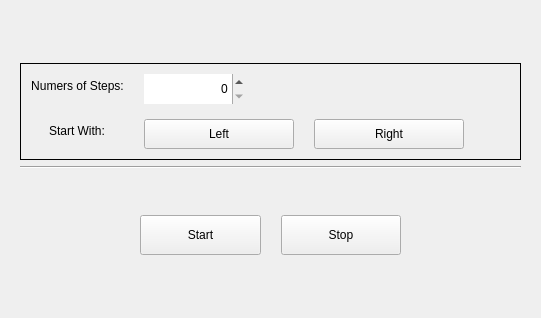
<?xml version="1.0" encoding="UTF-8"?>
<ui version="4.0">
 <class>ControlForm</class>
 <widget class="QWidget" name="ControlForm">
  <property name="geometry">
   <rect>
    <x>0</x>
    <y>0</y>
    <width>541</width>
    <height>318</height>
   </rect>
  </property>
  <layout class="QVBoxLayout" name="ControlForm">
   <property name="leftMargin">
    <number>20</number>
   </property>
   <property name="rightMargin">
    <number>20</number>
   </property>
   <item>
    <spacer name="verticalSpacer_3">
     <property name="orientation">
      <enum>Qt::Vertical</enum>
     </property>
     <property name="sizeHint" stdset="0">
      <size>
       <width>20</width>
       <height>40</height>
      </size>
     </property>
    </spacer>
   </item>
   <item>
    <widget class="QFrame" name="formFrame">
     <property name="frameShape">
      <enum>QFrame::Box</enum>
     </property>
     <layout class="QFormLayout" name="formLayout">
      <property name="labelAlignment">
       <set>Qt::AlignCenter</set>
      </property>
      <property name="formAlignment">
       <set>Qt::AlignHCenter|Qt::AlignTop</set>
      </property>
      <property name="horizontalSpacing">
       <number>20</number>
      </property>
      <property name="verticalSpacing">
       <number>15</number>
      </property>
      <property name="leftMargin">
       <number>10</number>
      </property>
      <property name="topMargin">
       <number>10</number>
      </property>
      <property name="rightMargin">
       <number>10</number>
      </property>
      <property name="bottomMargin">
       <number>10</number>
      </property>
      <item row="0" column="0">
       <widget class="QLabel" name="label_5">
        <property name="text">
         <string>&lt;html&gt;&lt;head/&gt;&lt;body&gt;&lt;p align=&quot;center&quot;&gt;Numers of Steps:&lt;/p&gt;&lt;/body&gt;&lt;/html&gt;</string>
        </property>
        <property name="scaledContents">
         <bool>true</bool>
        </property>
       </widget>
      </item>
      <item row="1" column="0">
       <widget class="QLabel" name="label_4">
        <property name="text">
         <string>&lt;html&gt;&lt;head/&gt;&lt;body&gt;&lt;p align=&quot;center&quot;&gt;Start With:&lt;/p&gt;&lt;/body&gt;&lt;/html&gt;</string>
        </property>
        <property name="scaledContents">
         <bool>true</bool>
        </property>
       </widget>
      </item>
      <item row="1" column="1">
       <layout class="QHBoxLayout" name="horizontalLayout_9">
        <property name="spacing">
         <number>20</number>
        </property>
        <item>
         <widget class="QPushButton" name="pushButton_2">
          <property name="sizePolicy">
           <sizepolicy hsizetype="Fixed" vsizetype="Fixed">
            <horstretch>0</horstretch>
            <verstretch>0</verstretch>
           </sizepolicy>
          </property>
          <property name="minimumSize">
           <size>
            <width>150</width>
            <height>30</height>
           </size>
          </property>
          <property name="maximumSize">
           <size>
            <width>400</width>
            <height>30</height>
           </size>
          </property>
          <property name="text">
           <string>Left</string>
          </property>
         </widget>
        </item>
        <item>
         <widget class="QPushButton" name="stepButton">
          <property name="sizePolicy">
           <sizepolicy hsizetype="Fixed" vsizetype="MinimumExpanding">
            <horstretch>0</horstretch>
            <verstretch>0</verstretch>
           </sizepolicy>
          </property>
          <property name="minimumSize">
           <size>
            <width>150</width>
            <height>30</height>
           </size>
          </property>
          <property name="maximumSize">
           <size>
            <width>400</width>
            <height>30</height>
           </size>
          </property>
          <property name="sizeIncrement">
           <size>
            <width>0</width>
            <height>0</height>
           </size>
          </property>
          <property name="text">
           <string>Right</string>
          </property>
          <property name="autoDefault">
           <bool>false</bool>
          </property>
         </widget>
        </item>
        <item>
         <spacer name="horizontalSpacer_7">
          <property name="orientation">
           <enum>Qt::Horizontal</enum>
          </property>
          <property name="sizeHint" stdset="0">
           <size>
            <width>40</width>
            <height>20</height>
           </size>
          </property>
         </spacer>
        </item>
       </layout>
      </item>
      <item row="0" column="1">
       <layout class="QHBoxLayout" name="horizontalLayout_10">
        <item>
         <widget class="QSpinBox" name="spinBox">
          <property name="sizePolicy">
           <sizepolicy hsizetype="Preferred" vsizetype="Preferred">
            <horstretch>0</horstretch>
            <verstretch>0</verstretch>
           </sizepolicy>
          </property>
          <property name="minimumSize">
           <size>
            <width>100</width>
            <height>30</height>
           </size>
          </property>
          <property name="maximumSize">
           <size>
            <width>200</width>
            <height>16777215</height>
           </size>
          </property>
          <property name="frame">
           <bool>false</bool>
          </property>
          <property name="alignment">
           <set>Qt::AlignRight|Qt::AlignTrailing|Qt::AlignVCenter</set>
          </property>
         </widget>
        </item>
        <item>
         <spacer name="horizontalSpacer_8">
          <property name="orientation">
           <enum>Qt::Horizontal</enum>
          </property>
          <property name="sizeHint" stdset="0">
           <size>
            <width>40</width>
            <height>20</height>
           </size>
          </property>
         </spacer>
        </item>
       </layout>
      </item>
     </layout>
    </widget>
   </item>
   <item>
    <widget class="Line" name="line_3">
     <property name="orientation">
      <enum>Qt::Horizontal</enum>
     </property>
    </widget>
   </item>
   <item>
    <layout class="QHBoxLayout" name="horizontalLayout_5">
     <property name="spacing">
      <number>20</number>
     </property>
     <property name="topMargin">
      <number>40</number>
     </property>
     <item>
      <spacer name="horizontalSpacer_3">
       <property name="orientation">
        <enum>Qt::Horizontal</enum>
       </property>
       <property name="sizeType">
        <enum>QSizePolicy::Expanding</enum>
       </property>
       <property name="sizeHint" stdset="0">
        <size>
         <width>40</width>
         <height>20</height>
        </size>
       </property>
      </spacer>
     </item>
     <item>
      <widget class="QPushButton" name="pushButton_4">
       <property name="sizePolicy">
        <sizepolicy hsizetype="MinimumExpanding" vsizetype="MinimumExpanding">
         <horstretch>0</horstretch>
         <verstretch>0</verstretch>
        </sizepolicy>
       </property>
       <property name="minimumSize">
        <size>
         <width>100</width>
         <height>40</height>
        </size>
       </property>
       <property name="maximumSize">
        <size>
         <width>400</width>
         <height>50</height>
        </size>
       </property>
       <property name="text">
        <string>Start</string>
       </property>
      </widget>
     </item>
     <item>
      <widget class="QPushButton" name="pushButton_3">
       <property name="sizePolicy">
        <sizepolicy hsizetype="MinimumExpanding" vsizetype="MinimumExpanding">
         <horstretch>0</horstretch>
         <verstretch>0</verstretch>
        </sizepolicy>
       </property>
       <property name="minimumSize">
        <size>
         <width>100</width>
         <height>40</height>
        </size>
       </property>
       <property name="maximumSize">
        <size>
         <width>400</width>
         <height>50</height>
        </size>
       </property>
       <property name="text">
        <string>Stop</string>
       </property>
      </widget>
     </item>
     <item>
      <spacer name="horizontalSpacer_9">
       <property name="orientation">
        <enum>Qt::Horizontal</enum>
       </property>
       <property name="sizeHint" stdset="0">
        <size>
         <width>40</width>
         <height>20</height>
        </size>
       </property>
      </spacer>
     </item>
    </layout>
   </item>
   <item>
    <spacer name="verticalSpacer_6">
     <property name="orientation">
      <enum>Qt::Vertical</enum>
     </property>
     <property name="sizeHint" stdset="0">
      <size>
       <width>20</width>
       <height>40</height>
      </size>
     </property>
    </spacer>
   </item>
  </layout>
 </widget>
 <resources/>
 <connections/>
</ui>
